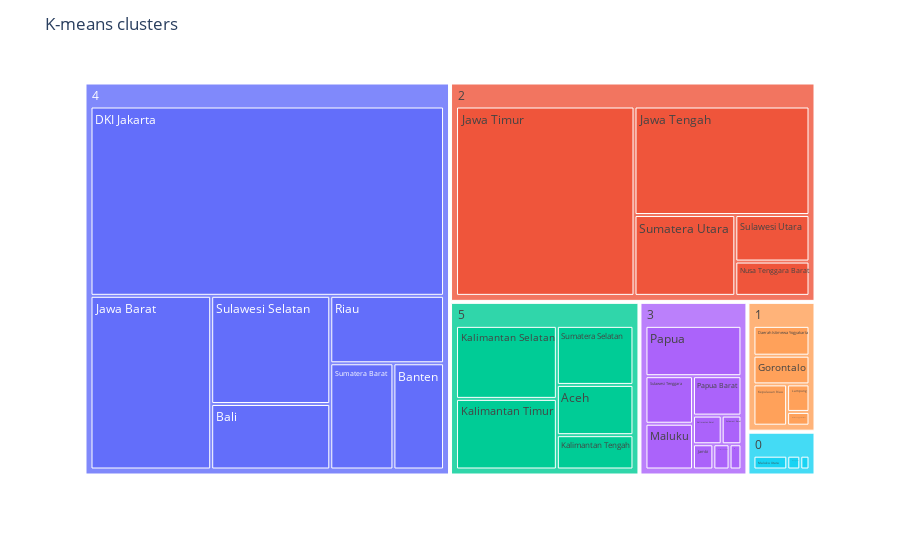

Here is the notebook cell this chart was saved with:
### Markdown cell above
Visualisasi dengan Treemap hasil Klasterisasi Provinsi

### Code cell
vis_tmap = px.treemap(t.reset_index(), path=['K-means', ColumnData.province], values=ColumnData.cases)
vis_tmap.update_layout(title='K-means clusters')
vis_tmap.show()

### Figure 1 — Plotly figure (JSON) as saved in the notebook; plotly's stock layout.template omitted (floating-point values rounded to 4 significant figures)
{"data": [{"branchvalues": "total", "domain": {"x": [0, 1], "y": [0, 1]}, "hovertemplate": "labels=%{label}<br>Total Cases=%{value}<br>parent=%{parent}<br>id=%{id}<extra></extra>", "ids": ["5/Aceh", "4/Bali", "4/Banten", "0/Bengkulu", "4/DKI Jakarta", "1/Daerah Istimewa Yogyakarta", "1/Gorontalo", "3/Jambi", "4/Jawa Barat", "2/Jawa Tengah", "2/Jawa Timur", "3/Kalimantan Barat", "5/Kalimantan Selatan", "5/Kalimantan Tengah", "5/Kalimantan Timur", "3/Kalimantan Utara", "3/Kepulauan Bangka Belitung", "1/Kepulauan Riau", "1/Lampung", "3/Maluku", "0/Maluku Utara", "2/Nusa Tenggara Barat", "1/Nusa Tenggara Timur", "3/Papua", "3/Papua Barat", "4/Riau", "3/Sulawesi Barat", "4/Sulawesi Selatan", "0/Sulawesi Tengah", "3/Sulawesi Tenggara", "2/Sulawesi Utara", "4/Sumatera Barat", "5/Sumatera Selatan", "2/Sumatera Utara", "0", "1", "2", "3", "4", "5"], "labels": ["Aceh", "Bali", "Banten", "Bengkulu", "DKI Jakarta", "Daerah Istimewa Yogyakarta", "Gorontalo", "Jambi", "Jawa Barat", "Jawa Tengah", "Jawa Timur", "Kalimantan Barat", "Kalimantan Selatan", "Kalimantan Tengah", "Kalimantan Timur", "Kalimantan Utara", "Kepulauan Bangka Belitung", "Kepulauan Riau", "Lampung", "Maluku", "Maluku Utara", "Nusa Tenggara Barat", "Nusa Tenggara Timur", "Papua", "Papua Barat", "Riau", "Sulawesi Barat", "Sulawesi Selatan", "Sulawesi Tengah", "Sulawesi Tenggara", "Sulawesi Utara", "Sumatera Barat", "Sumatera Selatan", "Sumatera Utara", "0", "1", "2", "3", "4", "5"], "name": "", "parents": ["5", "4", "4", "0", "4", "1", "1", "3", "4", "2", "2", "3", "5", "5", "5", "3", "3", "1", "1", "3", "0", "2", "1", "3", "3", "4", "3", "4", "0", "3", "2", "4", "5", "2", "", "", "", "", "", ""], "type": "treemap", "values": [5767, 10135, 6988, 803, 86963, 3064, 2947, 812, 27236, 26401, 46984, 1297, 11026, 3941, 10663, 645, 474, 2547, 1131, 3435, 2089, 3539, 565, 7622, 3016, 9971, 894, 16738, 568, 3568, 4798, 8714, 6776, 11332, 3460, 10254, 93054, 21763, 166745, 38173]}], "layout": {"legend": {"tracegroupgap": 0}, "margin": {"t": 60}, "title": {"text": "K-means clusters"}}}
